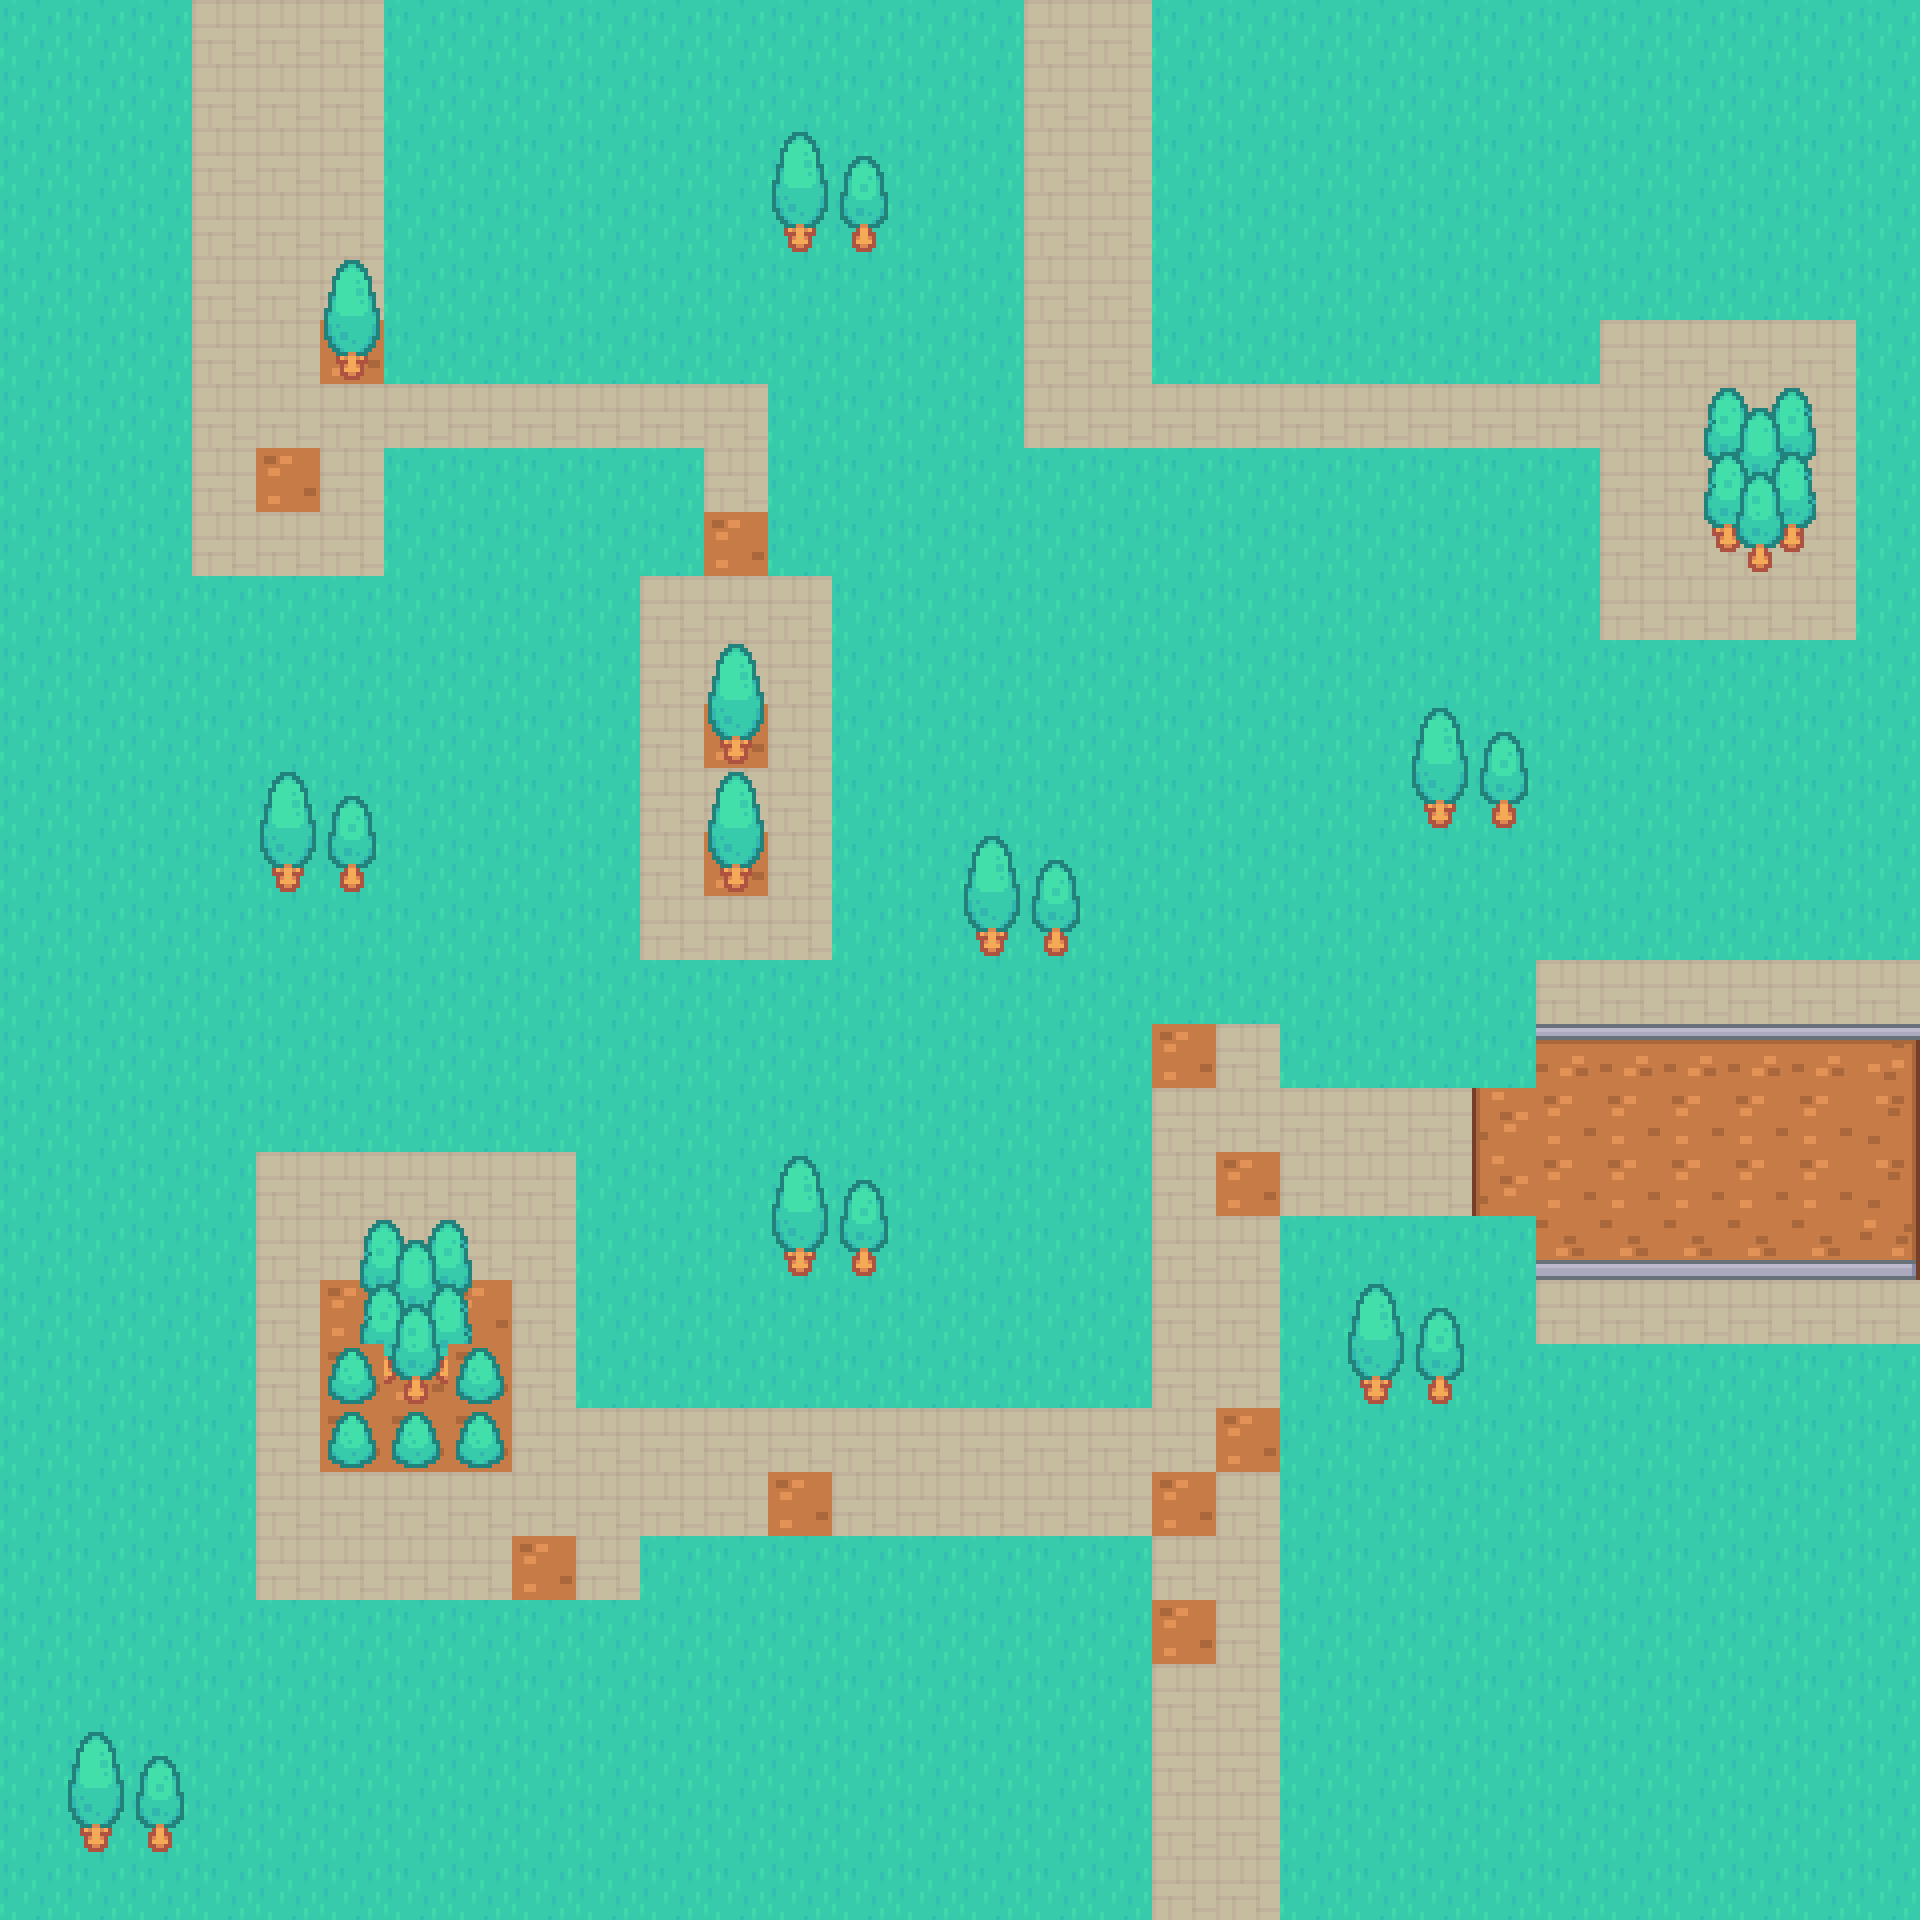

A 2D game scene composited from a Tiled map and its tileset images. What follows is a short description and the map's XML, with every tile layer's data as written:
An orthogonal 30x30 tile map with 64x64 px tiles, 2 tile layers (GroundLayer, TreesLayer).

<map version="1.10" tiledversion="1.10.1" orientation="orthogonal" renderorder="right-down" width="30" height="30" tilewidth="64" tileheight="64" infinite="0" nextlayerid="3" nextobjectid="1">
 <tileset firstgid="1" name="game_tiles" tilewidth="64" tileheight="64" tilecount="54" columns="9">
  <image source="tileset.png" width="576" height="384" />
 </tileset>
 <layer id="1" name="GroundLayer" width="30" height="30">
  <data encoding="csv">
11,11,11,14,14,14,11,11,11,11,11,11,11,11,11,11,14,14,11,11,11,11,11,11,11,11,11,11,11,11,
11,11,11,14,14,14,11,11,11,11,11,11,11,11,11,11,14,14,11,11,11,11,11,11,11,11,11,11,11,11,
11,11,11,14,14,14,11,11,11,11,11,11,11,11,11,11,14,14,11,11,11,11,11,11,11,11,11,11,11,11,
11,11,11,14,14,14,11,11,11,11,11,11,11,11,11,11,14,14,11,11,11,11,11,11,11,11,11,11,11,11,
11,11,11,14,14,14,11,11,11,11,11,11,11,11,11,11,14,14,11,11,11,11,11,11,11,11,11,11,11,11,
11,11,11,14,14,38,11,11,11,11,11,11,11,11,11,11,14,14,11,11,11,11,11,11,11,14,14,14,14,11,
11,11,11,14,14,14,14,14,14,14,14,14,11,11,11,11,14,14,14,14,14,14,14,14,14,14,14,14,14,11,
11,11,11,14,38,14,11,11,11,11,11,14,11,11,11,11,11,11,11,11,11,11,11,11,11,14,14,14,14,11,
11,11,11,14,14,14,11,11,11,11,11,38,11,11,11,11,11,11,11,11,11,11,11,11,11,14,14,14,14,11,
11,11,11,11,11,11,11,11,11,11,14,14,14,11,11,11,11,11,11,11,11,11,11,11,11,14,14,14,14,11,
11,11,11,11,11,11,11,11,11,11,14,14,14,11,11,11,11,11,11,11,11,11,11,11,11,11,11,11,11,11,
11,11,11,11,11,11,11,11,11,11,14,38,14,11,11,11,11,11,11,11,11,11,11,11,11,11,11,11,11,11,
11,11,11,11,11,11,11,11,11,11,14,14,14,11,11,11,11,11,11,11,11,11,11,11,11,11,11,11,11,11,
11,11,11,11,11,11,11,11,11,11,14,38,14,11,11,11,11,11,11,11,11,11,11,11,11,11,11,11,11,11,
11,11,11,11,11,11,11,11,11,11,14,14,14,11,11,11,11,11,11,11,11,11,11,11,11,11,11,11,11,11,
11,11,11,11,11,11,11,11,11,11,11,11,11,11,11,11,11,11,11,11,11,11,11,11,14,14,14,14,14,14,
11,11,11,11,11,11,11,11,11,11,11,11,11,11,11,11,11,11,38,14,11,11,11,11,29,29,29,29,29,30,
11,11,11,11,11,11,11,11,11,11,11,11,11,11,11,11,11,11,14,14,14,14,14,37,38,38,38,38,38,39,
11,11,11,11,14,14,14,14,14,11,11,11,11,11,11,11,11,11,14,38,14,14,14,37,38,38,38,38,38,39,
11,11,11,11,14,14,14,14,14,11,11,11,11,11,11,11,11,11,14,14,11,11,11,11,47,47,47,47,47,48,
11,11,11,11,14,38,38,38,14,11,11,11,11,11,11,11,11,11,14,14,11,11,11,11,14,14,14,14,14,14,
11,11,11,11,14,38,38,38,14,11,11,11,11,11,11,11,11,11,14,14,11,11,11,11,11,11,11,11,11,11,
11,11,11,11,14,38,38,38,14,14,14,14,14,14,14,14,14,14,14,38,11,11,11,11,11,11,11,11,11,11,
11,11,11,11,14,14,14,14,14,14,14,14,38,14,14,14,14,14,38,14,11,11,11,11,11,11,11,11,11,11,
11,11,11,11,14,14,14,14,38,14,11,11,11,11,11,11,11,11,14,14,11,11,11,11,11,11,11,11,11,11,
11,11,11,11,11,11,11,11,11,11,11,11,11,11,11,11,11,11,38,14,11,11,11,11,11,11,11,11,11,11,
11,11,11,11,11,11,11,11,11,11,11,11,11,11,11,11,11,11,14,14,11,11,11,11,11,11,11,11,11,11,
11,11,11,11,11,11,11,11,11,11,11,11,11,11,11,11,11,11,14,14,11,11,11,11,11,11,11,11,11,11,
11,11,11,11,11,11,11,11,11,11,11,11,11,11,11,11,11,11,14,14,11,11,11,11,11,11,11,11,11,11,
11,11,11,11,11,11,11,11,11,11,11,11,11,11,11,11,11,11,14,14,11,11,11,11,11,11,11,11,11,11
</data>
 </layer>
 <layer id="2" name="TreesLayer" width="30" height="30">
  <data encoding="csv">
0,0,0,0,0,0,0,0,0,0,0,0,0,0,0,0,0,0,0,0,0,0,0,0,0,0,0,0,0,0,
0,0,0,0,0,0,0,0,0,0,0,0,0,0,0,0,0,0,0,0,0,0,0,0,0,0,0,0,0,0,
0,0,0,0,0,0,0,0,0,0,0,0,31,32,0,0,0,0,0,0,0,0,0,0,0,0,0,0,0,0,
0,0,0,0,0,0,0,0,0,0,0,0,40,41,0,0,0,0,0,0,0,0,0,0,0,0,0,0,0,0,
0,0,0,0,0,31,0,0,0,0,0,0,0,0,0,0,0,0,0,0,0,0,0,0,0,0,0,0,0,0,
0,0,0,0,0,40,0,0,0,0,0,0,0,0,0,0,0,0,0,0,0,0,0,0,0,0,0,0,0,0,
0,0,0,0,0,0,0,0,0,0,0,0,0,0,0,0,0,0,0,0,0,0,0,0,0,0,33,34,35,0,
0,0,0,0,0,0,0,0,0,0,0,0,0,0,0,0,0,0,0,0,0,0,0,0,0,0,42,43,44,0,
0,0,0,0,0,0,0,0,0,0,0,0,0,0,0,0,0,0,0,0,0,0,0,0,0,0,51,52,53,0,
0,0,0,0,0,0,0,0,0,0,0,0,0,0,0,0,0,0,0,0,0,0,0,0,0,0,0,0,0,0,
0,0,0,0,0,0,0,0,0,0,0,31,0,0,0,0,0,0,0,0,0,0,0,0,0,0,0,0,0,0,
0,0,0,0,0,0,0,0,0,0,0,40,0,0,0,0,0,0,0,0,0,0,31,32,0,0,0,0,0,0,
0,0,0,0,31,32,0,0,0,0,0,31,0,0,0,0,0,0,0,0,0,0,40,41,0,0,0,0,0,0,
0,0,0,0,40,41,0,0,0,0,0,40,0,0,0,31,32,0,0,0,0,0,0,0,0,0,0,0,0,0,
0,0,0,0,0,0,0,0,0,0,0,0,0,0,0,40,41,0,0,0,0,0,0,0,0,0,0,0,0,0,
0,0,0,0,0,0,0,0,0,0,0,0,0,0,0,0,0,0,0,0,0,0,0,0,0,0,0,0,0,0,
0,0,0,0,0,0,0,0,0,0,0,0,0,0,0,0,0,0,0,0,0,0,0,0,0,0,0,0,0,0,
0,0,0,0,0,0,0,0,0,0,0,0,0,0,0,0,0,0,0,0,0,0,0,0,0,0,0,0,0,0,
0,0,0,0,0,0,0,0,0,0,0,0,31,32,0,0,0,0,0,0,0,0,0,0,0,0,0,0,0,0,
0,0,0,0,0,33,34,35,0,0,0,0,40,41,0,0,0,0,0,0,0,0,0,0,0,0,0,0,0,0,
0,0,0,0,0,42,43,44,0,0,0,0,0,0,0,0,0,0,0,0,0,31,32,0,0,0,0,0,0,0,
0,0,0,0,0,36,52,36,0,0,0,0,0,0,0,0,0,0,0,0,0,40,41,0,0,0,0,0,0,0,
0,0,0,0,0,36,36,36,0,0,0,0,0,0,0,0,0,0,0,0,0,0,0,0,0,0,0,0,0,0,
0,0,0,0,0,0,0,0,0,0,0,0,0,0,0,0,0,0,0,0,0,0,0,0,0,0,0,0,0,0,
0,0,0,0,0,0,0,0,0,0,0,0,0,0,0,0,0,0,0,0,0,0,0,0,0,0,0,0,0,0,
0,0,0,0,0,0,0,0,0,0,0,0,0,0,0,0,0,0,0,0,0,0,0,0,0,0,0,0,0,0,
0,0,0,0,0,0,0,0,0,0,0,0,0,0,0,0,0,0,0,0,0,0,0,0,0,0,0,0,0,0,
0,31,32,0,0,0,0,0,0,0,0,0,0,0,0,0,0,0,0,0,0,0,0,0,0,0,0,0,0,0,
0,40,41,0,0,0,0,0,0,0,0,0,0,0,0,0,0,0,0,0,0,0,0,0,0,0,0,0,0,0,
0,0,0,0,0,0,0,0,0,0,0,0,0,0,0,0,0,0,0,0,0,0,0,0,0,0,0,0,0,0
</data>
 </layer>
</map>
